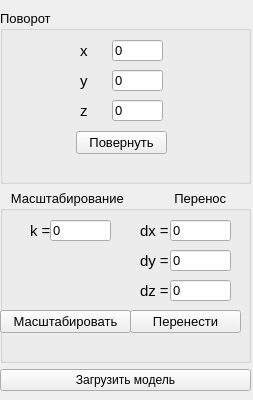
<?xml version="1.0" encoding="UTF-8"?>
<ui version="4.0">
 <class>MyController</class>
 <widget class="QWidget" name="MyController">
  <property name="geometry">
   <rect>
    <x>0</x>
    <y>0</y>
    <width>253</width>
    <height>400</height>
   </rect>
  </property>
  <property name="sizePolicy">
   <sizepolicy hsizetype="Fixed" vsizetype="Preferred">
    <horstretch>0</horstretch>
    <verstretch>0</verstretch>
   </sizepolicy>
  </property>
  <property name="minimumSize">
   <size>
    <width>200</width>
    <height>400</height>
   </size>
  </property>
  <property name="windowTitle">
   <string>Form</string>
  </property>
  <widget class="QWidget" name="verticalLayoutWidget">
   <property name="geometry">
    <rect>
     <x>0</x>
     <y>10</y>
     <width>251</width>
     <height>381</height>
    </rect>
   </property>
   <layout class="QVBoxLayout" name="verticalLayout_2">
    <item>
     <widget class="QGroupBox" name="groupBox">
      <property name="font">
       <font>
        <pointsize>10</pointsize>
       </font>
      </property>
      <property name="title">
       <string>Поворот</string>
      </property>
      <widget class="QLabel" name="label_2">
       <property name="geometry">
        <rect>
         <x>80</x>
         <y>30</y>
         <width>41</width>
         <height>21</height>
        </rect>
       </property>
       <property name="font">
        <font>
         <pointsize>11</pointsize>
        </font>
       </property>
       <property name="text">
        <string>х</string>
       </property>
      </widget>
      <widget class="QLabel" name="label_3">
       <property name="geometry">
        <rect>
         <x>80</x>
         <y>60</y>
         <width>41</width>
         <height>21</height>
        </rect>
       </property>
       <property name="font">
        <font>
         <pointsize>11</pointsize>
        </font>
       </property>
       <property name="text">
        <string>y</string>
       </property>
      </widget>
      <widget class="QLineEdit" name="rot_xEdit">
       <property name="geometry">
        <rect>
         <x>112</x>
         <y>30</y>
         <width>51</width>
         <height>21</height>
        </rect>
       </property>
       <property name="text">
        <string>0</string>
       </property>
      </widget>
      <widget class="QLineEdit" name="rot_yEdit">
       <property name="geometry">
        <rect>
         <x>112</x>
         <y>60</y>
         <width>51</width>
         <height>21</height>
        </rect>
       </property>
       <property name="text">
        <string>0</string>
       </property>
      </widget>
      <widget class="QLineEdit" name="rot_zEdit">
       <property name="geometry">
        <rect>
         <x>112</x>
         <y>90</y>
         <width>51</width>
         <height>21</height>
        </rect>
       </property>
       <property name="text">
        <string>0</string>
       </property>
      </widget>
      <widget class="QLabel" name="label_4">
       <property name="geometry">
        <rect>
         <x>80</x>
         <y>90</y>
         <width>41</width>
         <height>21</height>
        </rect>
       </property>
       <property name="font">
        <font>
         <pointsize>11</pointsize>
        </font>
       </property>
       <property name="text">
        <string>z</string>
       </property>
      </widget>
      <widget class="QPushButton" name="rotateButton">
       <property name="geometry">
        <rect>
         <x>76</x>
         <y>121</y>
         <width>91</width>
         <height>23</height>
        </rect>
       </property>
       <property name="text">
        <string>Повернуть</string>
       </property>
      </widget>
     </widget>
    </item>
    <item>
     <widget class="QGroupBox" name="groupBox_2">
      <property name="minimumSize">
       <size>
        <width>0</width>
        <height>160</height>
       </size>
      </property>
      <property name="font">
       <font>
        <pointsize>10</pointsize>
       </font>
      </property>
      <property name="title">
       <string>   Масштабирование              Перенос</string>
      </property>
      <widget class="QLineEdit" name="kxEdit">
       <property name="geometry">
        <rect>
         <x>50</x>
         <y>30</y>
         <width>61</width>
         <height>21</height>
        </rect>
       </property>
       <property name="text">
        <string>0</string>
       </property>
      </widget>
      <widget class="QPushButton" name="scaleButton">
       <property name="geometry">
        <rect>
         <x>0</x>
         <y>120</y>
         <width>131</width>
         <height>23</height>
        </rect>
       </property>
       <property name="text">
        <string>Масштабировать</string>
       </property>
      </widget>
      <widget class="QLabel" name="label_12">
       <property name="geometry">
        <rect>
         <x>30</x>
         <y>30</y>
         <width>41</width>
         <height>21</height>
        </rect>
       </property>
       <property name="font">
        <font>
         <pointsize>11</pointsize>
        </font>
       </property>
       <property name="text">
        <string>k = </string>
       </property>
      </widget>
      <widget class="QLabel" name="label_6">
       <property name="geometry">
        <rect>
         <x>140</x>
         <y>90</y>
         <width>41</width>
         <height>21</height>
        </rect>
       </property>
       <property name="font">
        <font>
         <pointsize>11</pointsize>
        </font>
       </property>
       <property name="text">
        <string>dz = </string>
       </property>
      </widget>
      <widget class="QLabel" name="label_14">
       <property name="geometry">
        <rect>
         <x>140</x>
         <y>30</y>
         <width>41</width>
         <height>21</height>
        </rect>
       </property>
       <property name="font">
        <font>
         <pointsize>11</pointsize>
        </font>
       </property>
       <property name="text">
        <string>dx = </string>
       </property>
      </widget>
      <widget class="QLineEdit" name="dzEdit">
       <property name="geometry">
        <rect>
         <x>170</x>
         <y>90</y>
         <width>61</width>
         <height>21</height>
        </rect>
       </property>
       <property name="text">
        <string>0</string>
       </property>
      </widget>
      <widget class="QLabel" name="label_15">
       <property name="geometry">
        <rect>
         <x>140</x>
         <y>60</y>
         <width>41</width>
         <height>21</height>
        </rect>
       </property>
       <property name="font">
        <font>
         <pointsize>11</pointsize>
        </font>
       </property>
       <property name="text">
        <string>dy = </string>
       </property>
      </widget>
      <widget class="QLineEdit" name="dxEdit">
       <property name="geometry">
        <rect>
         <x>170</x>
         <y>30</y>
         <width>61</width>
         <height>21</height>
        </rect>
       </property>
       <property name="text">
        <string>0</string>
       </property>
      </widget>
      <widget class="QLineEdit" name="dyEdit">
       <property name="geometry">
        <rect>
         <x>170</x>
         <y>60</y>
         <width>61</width>
         <height>21</height>
        </rect>
       </property>
       <property name="text">
        <string>0</string>
       </property>
      </widget>
      <widget class="QPushButton" name="moveButton">
       <property name="geometry">
        <rect>
         <x>130</x>
         <y>120</y>
         <width>111</width>
         <height>23</height>
        </rect>
       </property>
       <property name="text">
        <string>Перенести</string>
       </property>
      </widget>
     </widget>
    </item>
    <item>
     <widget class="QPushButton" name="fileButton">
      <property name="text">
       <string>Загрузить модель</string>
      </property>
     </widget>
    </item>
   </layout>
  </widget>
 </widget>
 <resources/>
 <connections/>
</ui>
